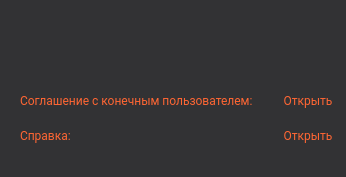
<?xml version="1.0" encoding="UTF-8"?>
<ui version="4.0">
 <class>WidgetAbout</class>
 <widget class="QWidget" name="WidgetAbout">
  <property name="windowModality">
   <enum>Qt::ApplicationModal</enum>
  </property>
  <property name="geometry">
   <rect>
    <x>0</x>
    <y>0</y>
    <width>346</width>
    <height>177</height>
   </rect>
  </property>
  <property name="minimumSize">
   <size>
    <width>346</width>
    <height>177</height>
   </size>
  </property>
  <property name="maximumSize">
   <size>
    <width>346</width>
    <height>177</height>
   </size>
  </property>
  <property name="font">
   <font>
    <family>Roboto</family>
   </font>
  </property>
  <property name="autoFillBackground">
   <bool>false</bool>
  </property>
  <property name="styleSheet">
   <string notr="true">QWidget
{
background-color: rgb(50, 50, 52);
}
</string>
  </property>
  <layout class="QVBoxLayout" name="verticalLayout">
   <property name="spacing">
    <number>0</number>
   </property>
   <property name="sizeConstraint">
    <enum>QLayout::SetDefaultConstraint</enum>
   </property>
   <property name="leftMargin">
    <number>0</number>
   </property>
   <property name="topMargin">
    <number>0</number>
   </property>
   <property name="rightMargin">
    <number>0</number>
   </property>
   <property name="bottomMargin">
    <number>0</number>
   </property>
   <item>
    <widget class="QWidget" name="widget" native="true">
     <property name="sizePolicy">
      <sizepolicy hsizetype="Fixed" vsizetype="Fixed">
       <horstretch>0</horstretch>
       <verstretch>0</verstretch>
      </sizepolicy>
     </property>
     <property name="minimumSize">
      <size>
       <width>0</width>
       <height>29</height>
      </size>
     </property>
     <property name="maximumSize">
      <size>
       <width>346</width>
       <height>57</height>
      </size>
     </property>
     <property name="styleSheet">
      <string notr="true">QWidget
{
background-color: rgb(50, 50, 52);
}
</string>
     </property>
     <layout class="QHBoxLayout" name="horizontalLayout_2">
      <property name="spacing">
       <number>0</number>
      </property>
      <property name="leftMargin">
       <number>10</number>
      </property>
      <property name="topMargin">
       <number>0</number>
      </property>
      <property name="rightMargin">
       <number>0</number>
      </property>
      <property name="bottomMargin">
       <number>0</number>
      </property>
      <item>
       <widget class="QLabel" name="label">
        <property name="sizePolicy">
         <sizepolicy hsizetype="Fixed" vsizetype="Fixed">
          <horstretch>0</horstretch>
          <verstretch>0</verstretch>
         </sizepolicy>
        </property>
        <property name="text">
         <string/>
        </property>
        <property name="pixmap">
         <pixmap resource="res.qrc">:/resources/AVSoft2.png</pixmap>
        </property>
        <property name="scaledContents">
         <bool>true</bool>
        </property>
       </widget>
      </item>
      <item>
       <spacer name="horizontalSpacer">
        <property name="orientation">
         <enum>Qt::Horizontal</enum>
        </property>
        <property name="sizeType">
         <enum>QSizePolicy::Fixed</enum>
        </property>
        <property name="sizeHint" stdset="0">
         <size>
          <width>150</width>
          <height>20</height>
         </size>
        </property>
       </spacer>
      </item>
      <item alignment="Qt::AlignTop">
       <widget class="QToolButton" name="btnClose">
        <property name="sizePolicy">
         <sizepolicy hsizetype="Fixed" vsizetype="Fixed">
          <horstretch>0</horstretch>
          <verstretch>0</verstretch>
         </sizepolicy>
        </property>
        <property name="styleSheet">
         <string notr="true">QToolButton 
{
 		 	image: url(:/resources/Cancel gray.png);
           icon-size: 12px;
           padding-left: 10px;
           padding-right: 10px;
           padding-top: 5px;
           padding-bottom: 5px;
        
			border-radius:5px;
}

QToolButton:hover
 {
	image: url(:/resources/White gray.png);
}

QToolButton[style=&quot;light&quot;] 
{
 		 	
			image: url(:/resources/CloseBlack.png);
           icon-size: 12px;
           padding-left: 10px;
           padding-right: 10px;
           padding-top: 5px;
           padding-bottom: 5px;
        
			border-radius:5px;
}

QToolButton:hover[style=&quot;light&quot;] 
 {
	
	image: url(:/resources/Cancel gray.png);
}</string>
        </property>
        <property name="text">
         <string/>
        </property>
       </widget>
      </item>
     </layout>
    </widget>
   </item>
   <item>
    <widget class="QWidget" name="widget" native="true">
     <property name="sizePolicy">
      <sizepolicy hsizetype="Fixed" vsizetype="Fixed">
       <horstretch>0</horstretch>
       <verstretch>0</verstretch>
      </sizepolicy>
     </property>
     <property name="maximumSize">
      <size>
       <width>346</width>
       <height>80</height>
      </size>
     </property>
     <layout class="QFormLayout" name="formLayout">
      <property name="sizeConstraint">
       <enum>QLayout::SetDefaultConstraint</enum>
      </property>
      <property name="horizontalSpacing">
       <number>20</number>
      </property>
      <property name="verticalSpacing">
       <number>20</number>
      </property>
      <property name="leftMargin">
       <number>20</number>
      </property>
      <property name="topMargin">
       <number>10</number>
      </property>
      <property name="rightMargin">
       <number>0</number>
      </property>
      <property name="bottomMargin">
       <number>0</number>
      </property>
      <item row="0" column="0">
       <widget class="QLabel" name="agree">
        <property name="maximumSize">
         <size>
          <width>235</width>
          <height>15</height>
         </size>
        </property>
        <property name="styleSheet">
         <string notr="true">QLabel
{
	font: 400 bold  9pt &quot;Roboto&quot;;
	color:rgb(255, 102, 51);
}</string>
        </property>
        <property name="text">
         <string>Соглашение с конечным пользователем:</string>
        </property>
       </widget>
      </item>
      <item row="0" column="1">
       <widget class="QPushButton" name="agreeButton">
        <property name="maximumSize">
         <size>
          <width>70</width>
          <height>15</height>
         </size>
        </property>
        <property name="styleSheet">
         <string notr="true">QPushButton
{
font: 400 bold  9pt &quot;Roboto&quot;;
color:rgb(255, 102, 51);
border:none;
background-color: transparent;
}

QPushButton:hover
{
	color:white;
}</string>
        </property>
        <property name="text">
         <string>Открыть</string>
        </property>
       </widget>
      </item>
      <item row="1" column="0">
       <widget class="QLabel" name="about">
        <property name="maximumSize">
         <size>
          <width>70</width>
          <height>15</height>
         </size>
        </property>
        <property name="styleSheet">
         <string notr="true">QLabel
{
	font: 400 bold  9pt &quot;Roboto&quot;;
	color:rgb(255, 102, 51);
}</string>
        </property>
        <property name="text">
         <string>Справка: </string>
        </property>
       </widget>
      </item>
      <item row="1" column="1">
       <widget class="QPushButton" name="aboutButton">
        <property name="maximumSize">
         <size>
          <width>70</width>
          <height>15</height>
         </size>
        </property>
        <property name="styleSheet">
         <string notr="true">QPushButton
{
font: 400 bold  9pt &quot;Roboto&quot;;
color:rgb(255, 102, 51);
border:none;
background-color: transparent;
}

QPushButton:hover
{
	color:white;
}</string>
        </property>
        <property name="text">
         <string>Открыть</string>
        </property>
       </widget>
      </item>
     </layout>
    </widget>
   </item>
  </layout>
 </widget>
 <resources>
  <include location="res.qrc"/>
 </resources>
 <connections/>
</ui>
